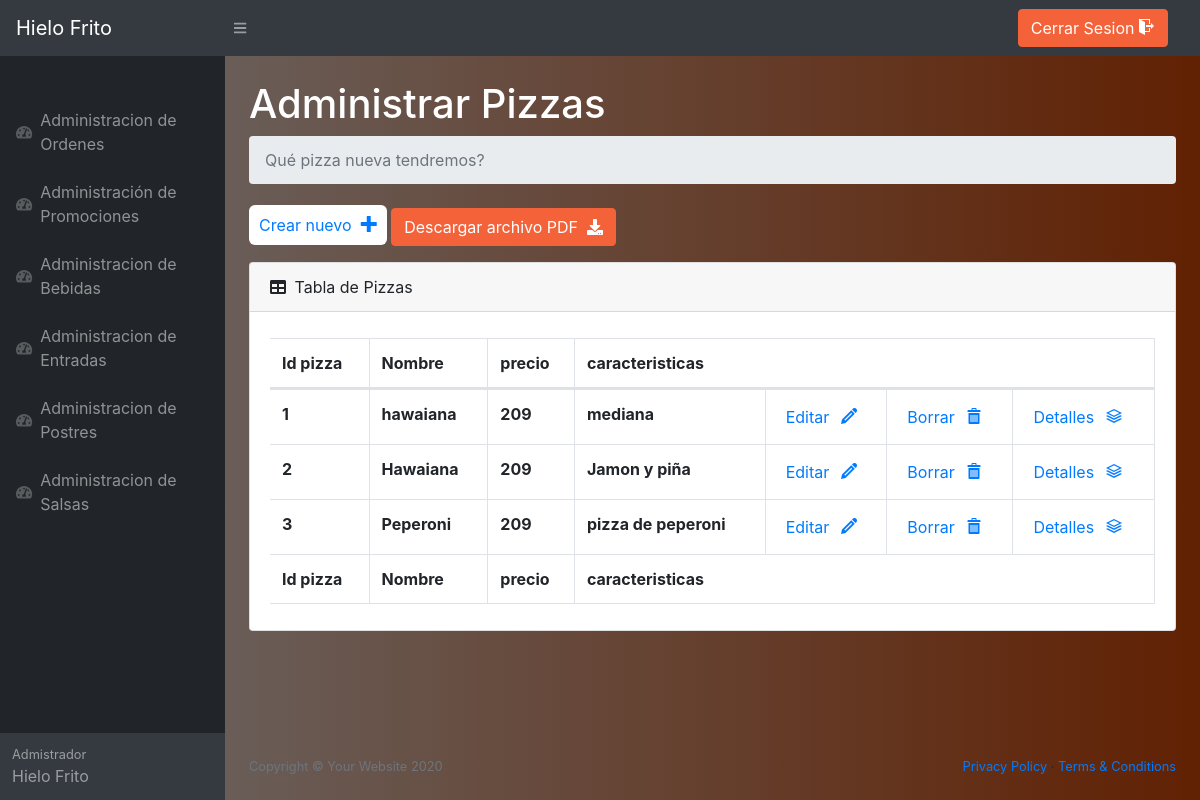
/Pizzeria/Admin/adminPizzas/BienvenidaPizzas.php (signed in), run on an earlier commit of the app's database.
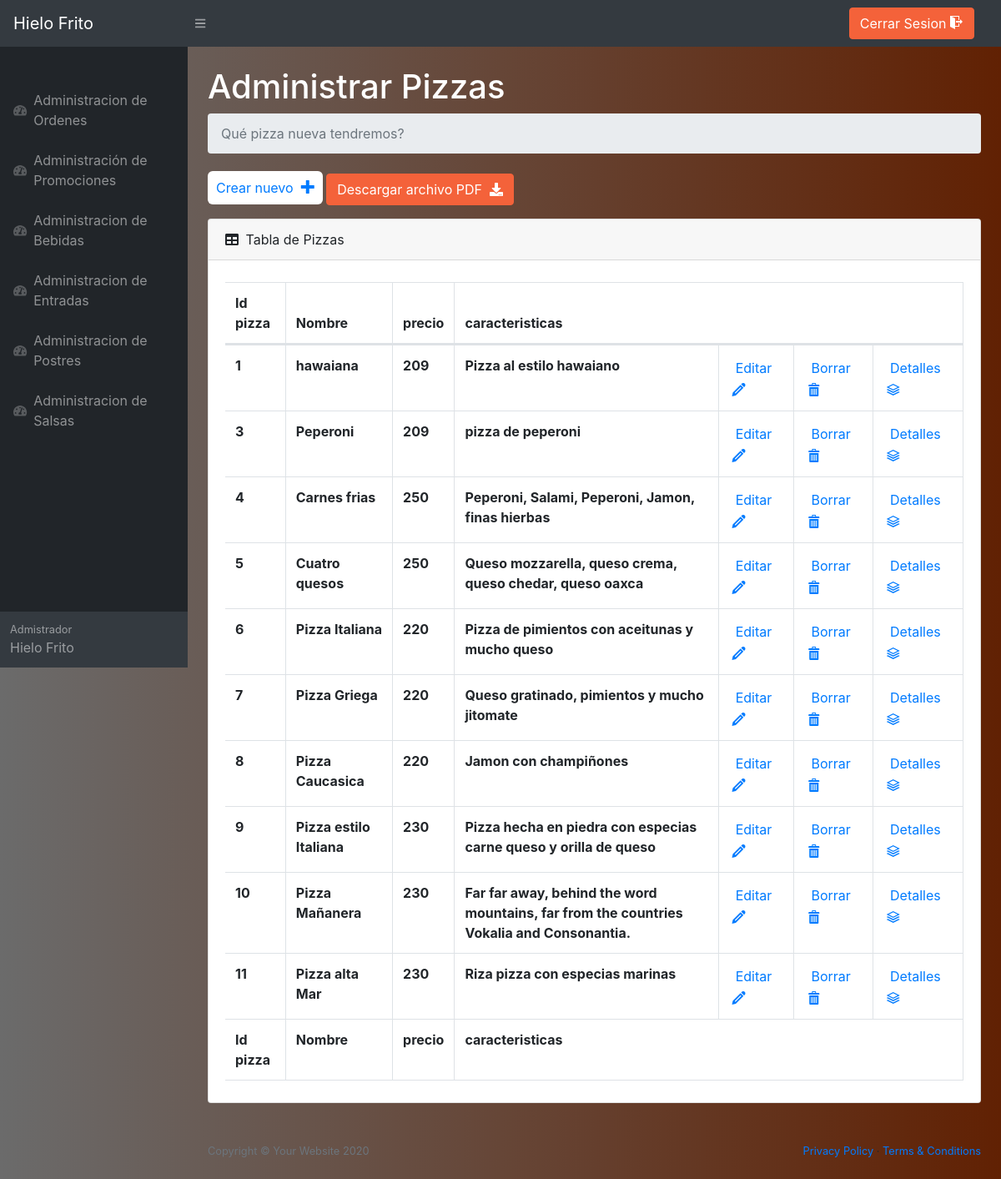
And on a later commit of the database.
### tables this page shows
CREATE TABLE `pizza` (
  `id_pizza` int(11) NOT NULL,
  `nombre` varchar(100) NOT NULL,
  `precio` int(11) NOT NULL,
  `caracteristicas` text NOT NULL
);

### Pizzeria/Admin/adminPizzas/BienvenidaPizzas.php (the view, shortened to what the changed rows need)
<?php
include ('../../php/conexion.php');
?>
<!DOCTYPE html>
<html lang="es">
    <head>
        <link href="../styles.css" rel="stylesheet" />
        <link href="https://cdn.datatables.net/1.10.20/css/dataTables.bootstrap4.min.css" rel="stylesheet" />
        <link href="../../icomoon/fonts/style.css" rel="stylesheet">
    </head>
    <body style="background: linear-gradient(to right, #6b6b6b, #612103);" class="sb-nav-fixed">
        <div id="layoutSidenav">
            <div id="layoutSidenav_content">
                <main >
                    <div class="container-fluid">
                        <h1 style="color: white;" class="mt-4"> Administrar Pizzas</h1>
                        <?php
      $query="SELECT * FROM pizza";
      $resultado=$mysqli->query($query);
      if($resultado->num_rows > 0){
    ?>
                          <div class="card mb-4">
                            <div class="card-body">
                                <div class="table-responsive">
                                    <table class="table table-bordered" id="dataTable" width="100%" cellspacing="0">
                                        <thead>
                                            <tr>
                                                <th>Id pizza</th>
                                                <th>Nombre</th>
                                                <th>precio</th>
                                                <th colspan=4>caracteristicas</th>
                                            </tr>
                                        </thead>
                                        <tfoot>
                                            <tr>
                                                <th>Id pizza</th>
                                                <th>Nombre</th>
                                                <th>precio</th>
                                                <th colspan=4>caracteristicas</th>
                                            </tr>
                                        </tfoot>
                                        <tbody>
                                            <?php
                                                while($fila=$resultado->fetch_assoc()){
                                                    $id=$fila['id_pizza'];
                                            ?>
                                            <tr>
                                                <form action="opcion.php" method="post">
                                                    <th>
                                                    <?php
                                                        echo "$id<input type='text' value='$id' name='id' hidden>";
                                                    ?>
                                                    </th>
                                                    <th>
                                                        <?php
                                                            echo($fila['nombre']);
                                                        ?>
                                                    </th>
                                                    <th>
                                                        <?php
                                                            echo($fila['precio']);
                                                        ?>
                                                    </th>
                                                    <th>
                                                        <?php
                                                            echo($fila['caracteristicas']);
                                                        ?>
                                                    </th>
                                                    <th>
                                                        <input type="submit" value="Editar" class="boton " name="boton">&nbsp;<span class="icon-pencil icono">
                                                    </th>
                                                    <th>
                                                        <input type="submit" value="Borrar" class="boton "name="boton">&nbsp;<span class="icon-bin icono">
                                                    </th>
                                                    <th>
                                                        <input type="submit" value="Detalles" class="boton " name="boton">&nbsp;<span class="icon-stack icono">
                                                    </th>
                                                </form>
                                            </tr>
                                            <?php
                            }
                        ?>
                                        </tbody>
                                    </table>
                                </div>
                            </div>
                        </div>
                        <?php
                            }
                        ?>
                        </div>
                    </main>
                </div>
            </div>
        </body>
    </html>

What changed in the data, as far as the page shows it:
removed pizza: id_pizza "2", nombre "Hawaiana", precio "209", caracteristicas "Jamon y piña"
changed pizza "hawaiana": caracteristicas "mediana" → "Pizza al estilo hawaiano"
added pizza: id_pizza "4", nombre "Carnes frias", precio "250", caracteristicas "Peperoni, Salami, Peperoni, Jamon, finas hierbas"
added pizza: id_pizza "5", nombre "Cuatro quesos", precio "250", caracteristicas "Queso mozzarella, queso crema, queso chedar, queso oaxca"
added pizza: id_pizza "6", nombre "Pizza Italiana", precio "220", caracteristicas "Pizza de pimientos con aceitunas y mucho queso"
added pizza: id_pizza "7", nombre "Pizza Griega", precio "220", caracteristicas "Queso gratinado, pimientos y mucho jitomate"
added pizza: id_pizza "8", nombre "Pizza Caucasica", precio "220", caracteristicas "Jamon con champiñones"
added pizza: id_pizza "9", nombre "Pizza estilo Italiana", precio "230", caracteristicas "Pizza hecha en piedra con especias carne queso y orilla de queso"
added pizza: id_pizza "10", nombre "Pizza Mañanera", precio "230", caracteristicas "Far far away, behind the word mountains, far from the countries Vokalia and Consonantia."
added pizza: id_pizza "11", nombre "Pizza alta Mar", precio "230", caracteristicas "Riza pizza con especias marinas"
